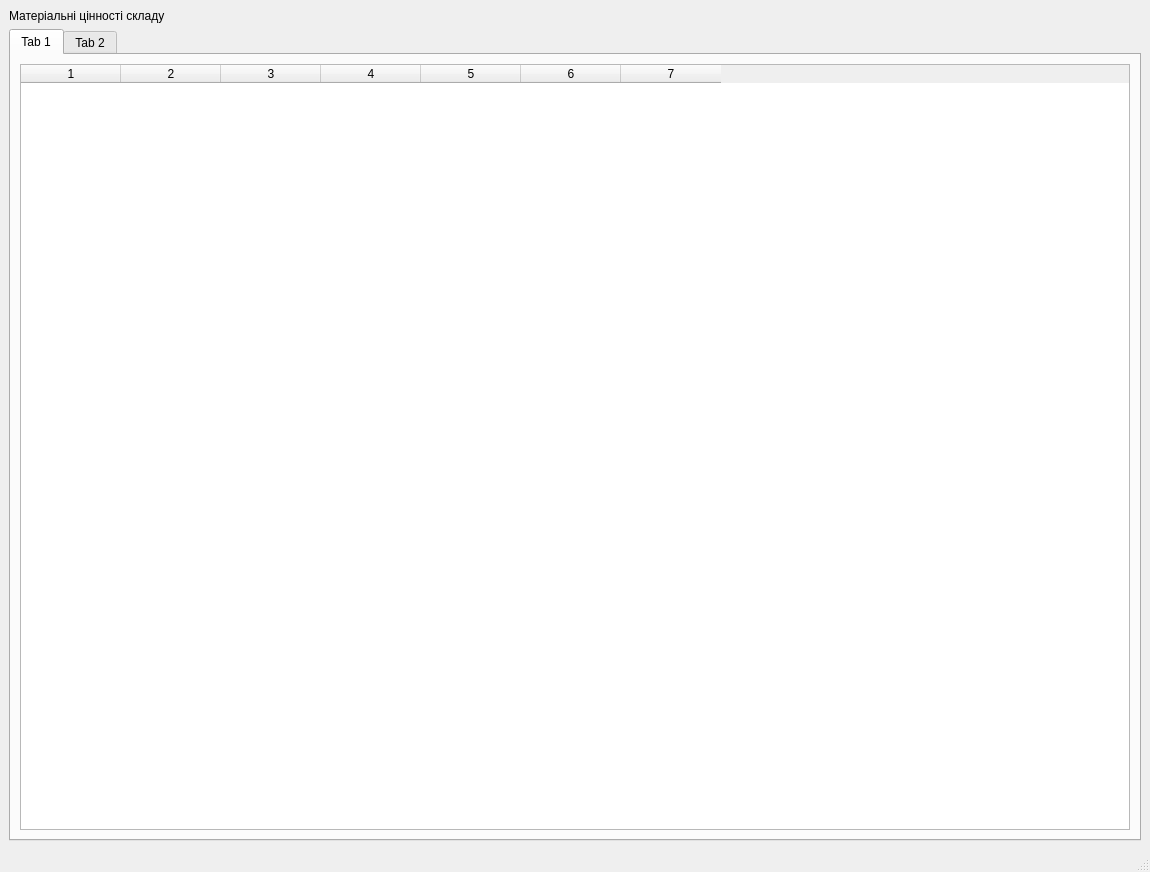
<?xml version="1.0" encoding="UTF-8"?>
<ui version="4.0">
 <class>MainWindow</class>
 <widget class="QMainWindow" name="MainWindow">
  <property name="geometry">
   <rect>
    <x>0</x>
    <y>0</y>
    <width>1150</width>
    <height>872</height>
   </rect>
  </property>
  <property name="windowTitle">
   <string>MainWindow</string>
  </property>
  <widget class="QWidget" name="centralwidget">
   <layout class="QGridLayout" name="gridLayout">
    <item row="0" column="0">
     <widget class="QLabel" name="label">
      <property name="text">
       <string>Матеріальні цінності складу</string>
      </property>
     </widget>
    </item>
    <item row="1" column="0">
     <widget class="QTabWidget" name="tabWidget">
      <property name="accessibleName">
       <string/>
      </property>
      <property name="currentIndex">
       <number>0</number>
      </property>
      <widget class="QWidget" name="tab">
       <property name="accessibleName">
        <string>Перегляд цінностей</string>
       </property>
       <attribute name="title">
        <string>Tab 1</string>
       </attribute>
       <layout class="QGridLayout" name="gridLayout_2">
        <item row="0" column="0">
         <widget class="QTableWidget" name="tableWidget">
          <property name="sizePolicy">
           <sizepolicy hsizetype="Expanding" vsizetype="Expanding">
            <horstretch>1</horstretch>
            <verstretch>1</verstretch>
           </sizepolicy>
          </property>
          <property name="sizeAdjustPolicy">
           <enum>QAbstractScrollArea::AdjustToContents</enum>
          </property>
          <property name="gridStyle">
           <enum>Qt::NoPen</enum>
          </property>
          <property name="columnCount">
           <number>7</number>
          </property>
          <attribute name="horizontalHeaderCascadingSectionResizes">
           <bool>false</bool>
          </attribute>
          <attribute name="verticalHeaderCascadingSectionResizes">
           <bool>false</bool>
          </attribute>
          <column/>
          <column/>
          <column/>
          <column/>
          <column/>
          <column/>
          <column/>
         </widget>
        </item>
       </layout>
      </widget>
      <widget class="QWidget" name="tab_2">
       <attribute name="title">
        <string>Tab 2</string>
       </attribute>
      </widget>
     </widget>
    </item>
   </layout>
  </widget>
  <widget class="QMenuBar" name="menubar">
   <property name="geometry">
    <rect>
     <x>0</x>
     <y>0</y>
     <width>1150</width>
     <height>21</height>
    </rect>
   </property>
  </widget>
  <widget class="QStatusBar" name="statusbar"/>
 </widget>
 <resources/>
 <connections/>
</ui>
